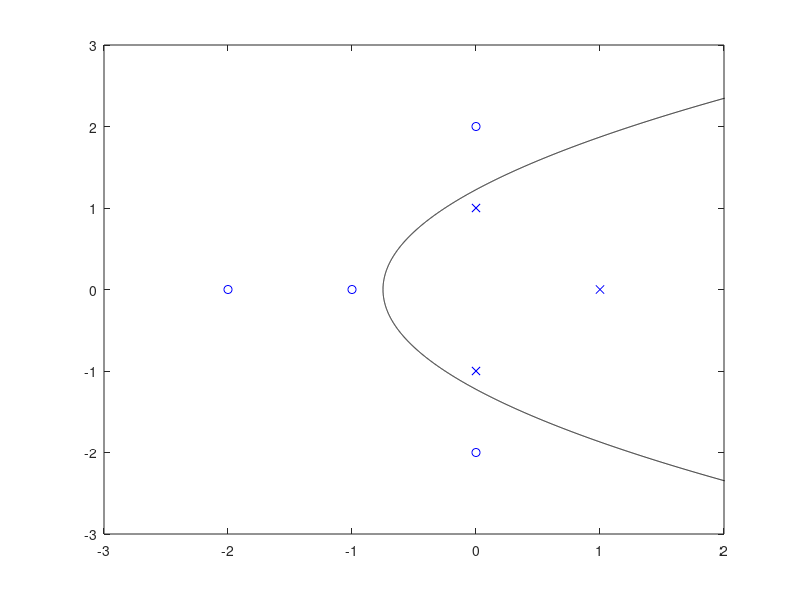

MATLAB code to generate this figure:
%hw5_2

clear all;
clc;

X=[1,0;0,1;0,-1;-1,0;0,2;0,-2;-2,0];
[nX,mX]=size(X);
Y=[-1;-1;-1;1;1;1;1];
Z=zeros(nX,2);
Z(:,1)=X(:,2).^2-2*X(:,1)-2;
Z(:,2)=X(:,1).^2-2*X(:,2)+3;
[nZ,mZ]=size(Z);

A=[0,zeros(1,mZ);zeros(mZ,1),eye(mZ)];
c=zeros(mZ+1,1);
P=zeros(nZ,mZ+1);
for i=1:nZ
    P(i,:)=Y(i)*[1,Z(i,:)];
end
r=ones(nZ,1);

a=quadprog(A,c,-P,-r);
b=a(1);
w=a(2:mZ+1);

figure;
for i=1:nX
    if Y(i)>=0
        plot(X(i,1),X(i,2),'bo');
        hold on;
    else
        plot(X(i,1),X(i,2),'bx');
        hold on;
    end   
end
yLine=-3:0.001:3;
xLine=0.5*(yLine.^2-2+0.5);
plot(xLine,yLine,'k');
axis([-3,2,-3,3]);
hold on;


